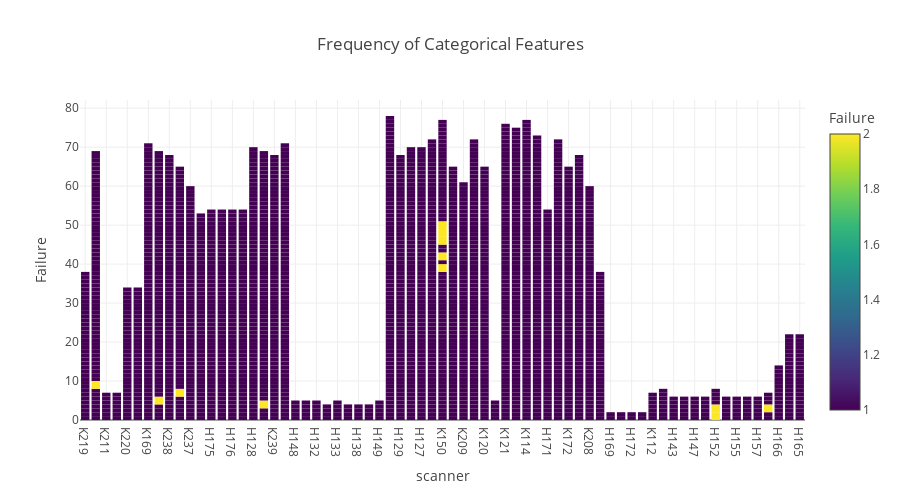

Notebook cell for this chart:
### Markdown cell above
Now let's check relationship between categorical data(Scanner) and Failure data.

### Code cell
bar = px.bar(df, x= 'scanner', y = 'Failure', color = 'Failure', template = 'gridon',
             title = 'Frequency of Categorical Features',
             width=900, height=500)
bar.show()

### Figure 1 — Plotly figure (JSON) as saved in the notebook; plotly's stock layout.template omitted (floating-point values rounded to 4 significant figures; data arrays with more than 128 entries replaced by an {"elided": "..."} marker saying what was removed)
{"data": [{"alignmentgroup": "True", "hovertemplate": "scanner=%{x}<br>Failure=%{marker.color}<extra></extra>", "legendgroup": "", "marker": {"color": {"elided": "2603 int values"}, "coloraxis": "coloraxis", "pattern": {"shape": ""}}, "name": "", "offsetgroup": "", "orientation": "v", "showlegend": false, "textposition": "auto", "type": "bar", "x": {"elided": "2603 str values"}, "xaxis": "x", "y": {"elided": "2603 int values"}, "yaxis": "y"}], "layout": {"barmode": "relative", "coloraxis": {"colorbar": {"title": {"text": "Failure"}}, "colorscale": [[0, "#440154"], [0.1111, "#482878"], [0.2222, "#3e4989"], [0.3333, "#31688e"], [0.4444, "#26828e"], [0.5556, "#1f9e89"], [0.6667, "#35b779"], [0.7778, "#6ece58"], [0.8889, "#b5de2b"], [1, "#fde725"]]}, "height": 500, "legend": {"tracegroupgap": 0}, "title": {"text": "Frequency of Categorical Features"}, "width": 900, "xaxis": {"anchor": "y", "domain": [0, 1], "title": {"text": "scanner"}}, "yaxis": {"anchor": "x", "domain": [0, 1], "title": {"text": "Failure"}}}}
